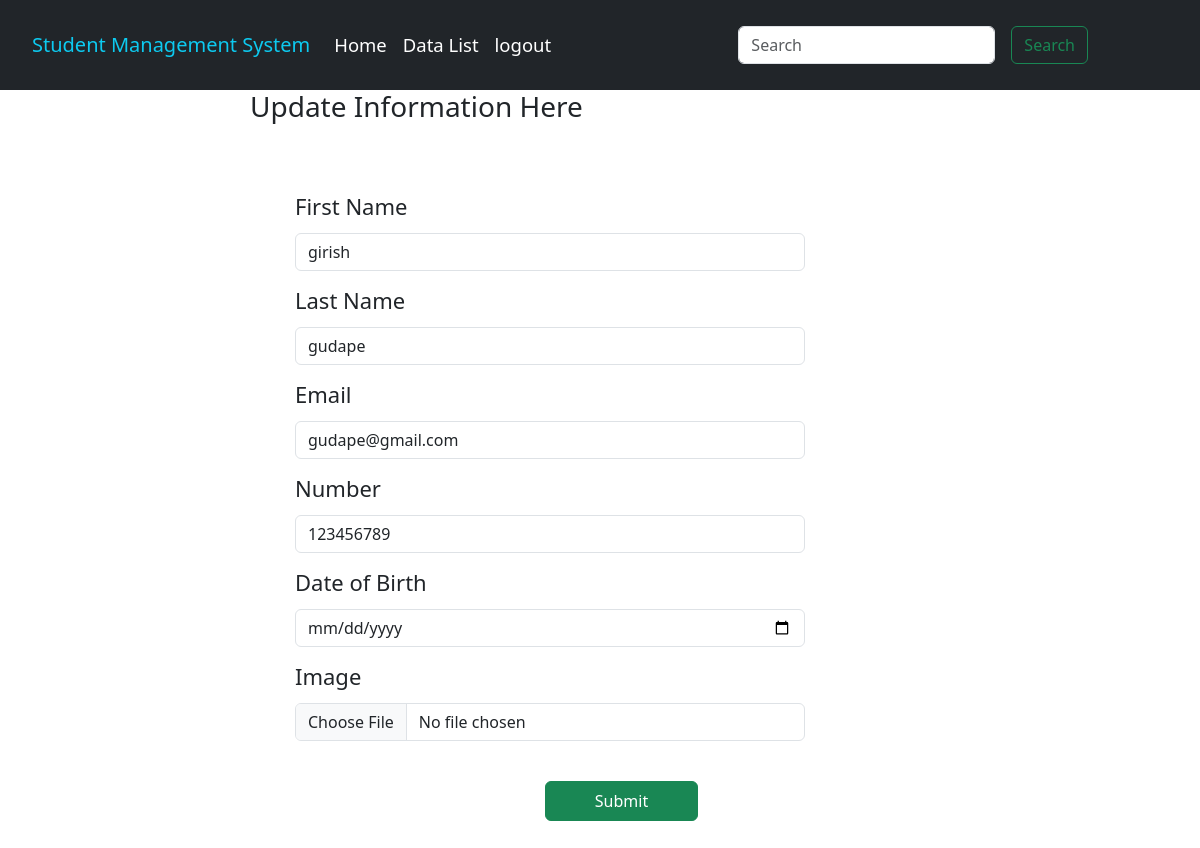
Page /update/58/ on the committed database.
### app/models.py (models this page shows, shortened)
class Student_information(models.Model):
    student_id = models.AutoField(primary_key=True)
    First_name = models.CharField(max_length=50)
    Last_name = models.CharField(max_length=50)
    Email = models.CharField(max_length=30)
    Number = models.CharField(max_length=20)
    Date = models.DateField()
    Student_Image = models.ImageField(upload_to="images",max_length=350,default="")

### app/views.py (the view, shortened to what this page needs)
# urls.py: path('update/<int:id>/',views.update, name="update"),
def update(request,id):
    update = Student_information.objects.get(student_id=id)
    param={'First_name':update.First_name,'Last_name':update.Last_name,'Email':update.Email,'Number':update.Number,'Date':update.Date,'Student_Image':update.Student_Image}
    return render(request,'update.html',param)

### templates/update.html (shortened to what this page needs)
{% load static %}
<!DOCTYPE html>
<html lang="en">
<head>
    <link rel="stylesheet" href="{% static 'css/style.css' %}">
    <link href="https://cdn.jsdelivr.net/npm/bootstrap@5.3.3/dist/css/bootstrap.min.css" rel="stylesheet">
</head>
<body>
    <div class="container1">
      <div>
      <nav class="navbar navbar-expand-lg navbar-dark bg-dark">
        <div class="container-fluid">
          <a class="navbar-brand c1 text-info" href="/home">Student Management System</a>
          <div class="collapse navbar-collapse" id="navbarSupportedContent">
            <ul class="navbar-nav me-auto mb-2 mb-lg-0">
              <li class="nav-item">
                <a class="nav-link active" aria-current="page" href="/home">Home</a>
              </li>
              <li class="nav-item">
                <a class="nav-link active" href="/showino">Data List</a>
              </li>
              <li class="nav-item ">
                <a class="nav-link active" href="#">logout</a>
              </li>
            </ul>
            <form class="d-flex" role="search">
              <input class="form-control me-3" type="search" placeholder="Search" aria-label="Search">
              <button class="btn btn-outline-success" type="submit">Search</button>
            </form>
          </div>
        </div>
    </nav>
  </div>
  <h3>Update Information Here</h3>
  <div class="cent">
    <form action="/update/{{ student_id }}/" method="post" enctype="multipart/form-data">
      <div class="form-group">
        <label class="llb" for="First_name">First Name</label>
        <input type="text" name="First_name" value="{{ First_name }}" class="form-control" id="First_name" placeholder="First Name" autofocus autocomplete="off" required>
      </div>
      <div class="form-group">
        <label class="llb" for="Last_name">Last Name</label>
        <input type="text" name="Last_name" value="{{ Last_name }}" class="form-control" id="Last_name" placeholder="Last Name" autocomplete="off" required>
      </div>
      <div class="form-group">
        <label class="llb" for="Email">Email</label>
        <input type="email" name="Email" value="{{ Email }}" class="form-control" id="Email" placeholder="Email" autocomplete="off" required>
      </div>
      <div class="form-group">
        <label class="llb" for="Number">Number</label>
        <input type="text" name="Number" value="{{ Number }}" class="form-control" id="Number" placeholder="Number" autocomplete="off" required>
      </div>
      <div class="form-group">
        <label class="llb" for="Date">Date of Birth</label>
        <input type="date" name="Date" value="{{ Date }}" class="form-control" id="Date" autocomplete="off" required>
      </div>
      <div class="form-group">
        <label class="llb" for="Student_Image">Image</label>
        <input type="file" name="Student_Image" class="form-control" id="Student_Image">
      </div>
      <input class="btn btn-success" style="margin-top: 40px; margin-left: 250px; width: 30%; height: 40px;" type="submit" name="Submit">
    </form>
  </div>
</div>
</body>
</html>

### static/css/style.css (style rules this page uses)
* { padding:0px; margin: 0px; box-sizing: border-box; }
.container1 { min-height: 700px; width: 100%; }
nav { height: 90px; width: 100%; font-size: 18.5px; }
.navbar-brand { padding-left: 20px; }
.d-flex { margin-right: 100px; }
.cent { width: 50%; min-height: 500px; margin-left: 250px; padding: 45px; }
.form-group { font-size: 22px; margin-top: 13px; }
.llb { padding-bottom: 10px; }
h3 { margin-left: 250px; }

### rows in the picture
Student_information: First_name "girish", Last_name "gudape", Email "gudape@gmail.com", Number "123456789"
